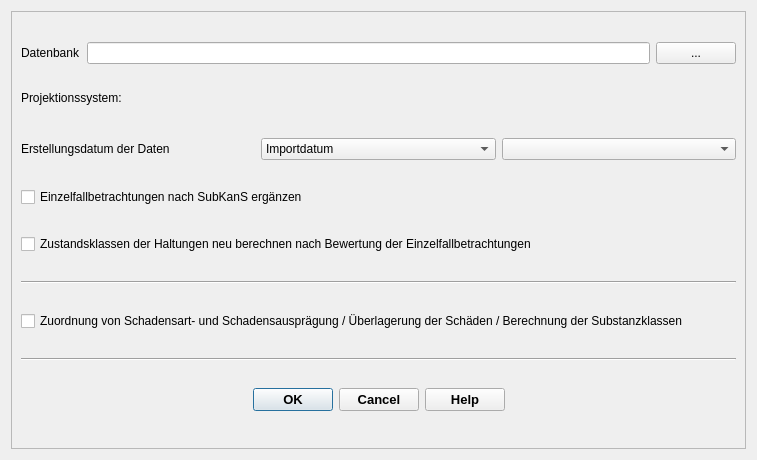
<?xml version="1.0" encoding="UTF-8"?>
<ui version="4.0">
 <class>sanierungsbedarfszahlDialogBase</class>
 <widget class="QDialog" name="sanierungsbedarfszahlDialogBase">
  <property name="geometry">
   <rect>
    <x>0</x>
    <y>0</y>
    <width>757</width>
    <height>460</height>
   </rect>
  </property>
  <property name="minimumSize">
   <size>
    <width>611</width>
    <height>376</height>
   </size>
  </property>
  <property name="windowTitle">
   <string>SubKanS</string>
  </property>
  <property name="windowIcon">
   <iconset>
    <normaloff>../../QKan.png</normaloff>../../QKan.png</iconset>
  </property>
  <layout class="QVBoxLayout" name="verticalLayout_2">
   <item>
    <widget class="QScrollArea" name="scrollArea">
     <property name="widgetResizable">
      <bool>true</bool>
     </property>
     <widget class="QWidget" name="scrollAreaWidgetContents">
      <property name="geometry">
       <rect>
        <x>0</x>
        <y>0</y>
        <width>733</width>
        <height>436</height>
       </rect>
      </property>
      <layout class="QVBoxLayout" name="verticalLayout_3">
       <item>
        <layout class="QHBoxLayout" name="horizontalLayout">
         <item>
          <widget class="QLabel" name="label">
           <property name="text">
            <string>Datenbank</string>
           </property>
          </widget>
         </item>
         <item>
          <widget class="QLineEdit" name="db"/>
         </item>
         <item>
          <widget class="QPushButton" name="pushButton">
           <property name="text">
            <string>...</string>
           </property>
          </widget>
         </item>
        </layout>
       </item>
       <item>
        <layout class="QVBoxLayout" name="verticalLayout">
         <item>
          <widget class="QLabel" name="label_6">
           <property name="sizePolicy">
            <sizepolicy hsizetype="Preferred" vsizetype="Fixed">
             <horstretch>0</horstretch>
             <verstretch>0</verstretch>
            </sizepolicy>
           </property>
           <property name="font">
            <font>
             <family>Tahoma</family>
             <weight>50</weight>
             <bold>false</bold>
            </font>
           </property>
           <property name="text">
            <string>Projektionssystem:</string>
           </property>
           <property name="alignment">
            <set>Qt::AlignLeading|Qt::AlignLeft|Qt::AlignVCenter</set>
           </property>
          </widget>
         </item>
         <item>
          <widget class="QgsProjectionSelectionWidget" name="epsg">
           <property name="sizePolicy">
            <sizepolicy hsizetype="Preferred" vsizetype="Fixed">
             <horstretch>0</horstretch>
             <verstretch>0</verstretch>
            </sizepolicy>
           </property>
          </widget>
         </item>
        </layout>
       </item>
       <item>
        <layout class="QHBoxLayout" name="horizontalLayout_2">
         <item>
          <widget class="QLabel" name="label_2">
           <property name="text">
            <string>Erstellungsdatum der Daten</string>
           </property>
          </widget>
         </item>
         <item>
          <widget class="QComboBox" name="comboBox">
           <item>
            <property name="text">
             <string>Importdatum</string>
            </property>
           </item>
           <item>
            <property name="text">
             <string>Befahrungsdatum</string>
            </property>
           </item>
          </widget>
         </item>
         <item>
          <widget class="QComboBox" name="date"/>
         </item>
        </layout>
       </item>
       <item>
        <widget class="QCheckBox" name="checkBox_1">
         <property name="text">
          <string>Einzelfallbetrachtungen nach SubKanS ergänzen</string>
         </property>
        </widget>
       </item>
       <item>
        <widget class="QCheckBox" name="checkBox_2">
         <property name="text">
          <string>Zustandsklassen der Haltungen neu berechnen nach Bewertung der Einzelfallbetrachtungen</string>
         </property>
        </widget>
       </item>
       <item>
        <widget class="Line" name="line">
         <property name="orientation">
          <enum>Qt::Horizontal</enum>
         </property>
        </widget>
       </item>
       <item>
        <widget class="QCheckBox" name="checkBox_3">
         <property name="text">
          <string>Zuordnung von Schadensart- und Schadensausprägung / Überlagerung der Schäden / Berechnung der Substanzklassen</string>
         </property>
        </widget>
       </item>
       <item>
        <widget class="Line" name="line_5">
         <property name="orientation">
          <enum>Qt::Horizontal</enum>
         </property>
        </widget>
       </item>
       <item>
        <widget class="QDialogButtonBox" name="button_box">
         <property name="font">
          <font>
           <family>Tahoma</family>
           <pointsize>10</pointsize>
           <weight>75</weight>
           <bold>true</bold>
          </font>
         </property>
         <property name="orientation">
          <enum>Qt::Horizontal</enum>
         </property>
         <property name="standardButtons">
          <set>QDialogButtonBox::Cancel|QDialogButtonBox::Help|QDialogButtonBox::Ok</set>
         </property>
         <property name="centerButtons">
          <bool>true</bool>
         </property>
        </widget>
       </item>
      </layout>
     </widget>
    </widget>
   </item>
  </layout>
 </widget>
 <customwidgets>
  <customwidget>
   <class>QgsProjectionSelectionWidget</class>
   <extends>QWidget</extends>
   <header>qgsprojectionselectionwidget.h</header>
  </customwidget>
 </customwidgets>
 <resources/>
 <connections>
  <connection>
   <sender>button_box</sender>
   <signal>accepted()</signal>
   <receiver>sanierungsbedarfszahlDialogBase</receiver>
   <slot>accept()</slot>
   <hints>
    <hint type="sourcelabel">
     <x>20</x>
     <y>20</y>
    </hint>
    <hint type="destinationlabel">
     <x>20</x>
     <y>20</y>
    </hint>
   </hints>
  </connection>
  <connection>
   <sender>button_box</sender>
   <signal>rejected()</signal>
   <receiver>sanierungsbedarfszahlDialogBase</receiver>
   <slot>reject()</slot>
   <hints>
    <hint type="sourcelabel">
     <x>20</x>
     <y>20</y>
    </hint>
    <hint type="destinationlabel">
     <x>20</x>
     <y>20</y>
    </hint>
   </hints>
  </connection>
 </connections>
</ui>
